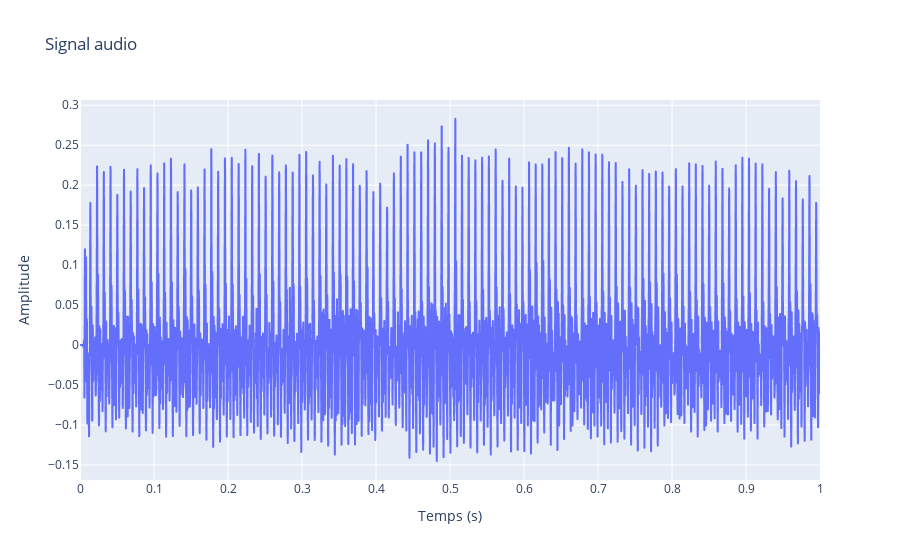

The notebook cell saved with this chart:
### Markdown cell above
1.2 Analyse spectrale des signaux de base

### Code cell
import pandas as pd
import plotly.express as px
import numpy as np
import msicpe.ssl as ssl


# Données du signal

x,Fe = ssl.audioread('aaa.wav', True)

t = np.arange(len(x))/Fe

#affichage 
df = pd.DataFrame({'Temps':t,'Signal':x})
fig = px.line(x=t, y=x, title='Signal audio')
fig.update_layout(xaxis_title='Temps (s)', yaxis_title='Amplitude')

fig.show()

### Figure 1 — Plotly figure (JSON) as saved in the notebook; plotly's stock layout.template omitted (floating-point values rounded to 4 significant figures; data arrays with more than 128 entries replaced by an {"elided": "..."} marker saying what was removed)
{"data": [{"hovertemplate": "x=%{x}<br>y=%{y}<extra></extra>", "legendgroup": "", "line": {"color": "#636efa", "dash": "solid"}, "marker": {"symbol": "circle"}, "mode": "lines", "name": "", "showlegend": false, "type": "scattergl", "x": {"elided": "16000 float values"}, "xaxis": "x", "y": {"elided": "16000 float values"}, "yaxis": "y"}], "layout": {"legend": {"tracegroupgap": 0}, "title": {"text": "Signal audio"}, "xaxis": {"anchor": "y", "domain": [0, 1], "title": {"text": "Temps (s)"}}, "yaxis": {"anchor": "x", "domain": [0, 1], "title": {"text": "Amplitude"}}}}
